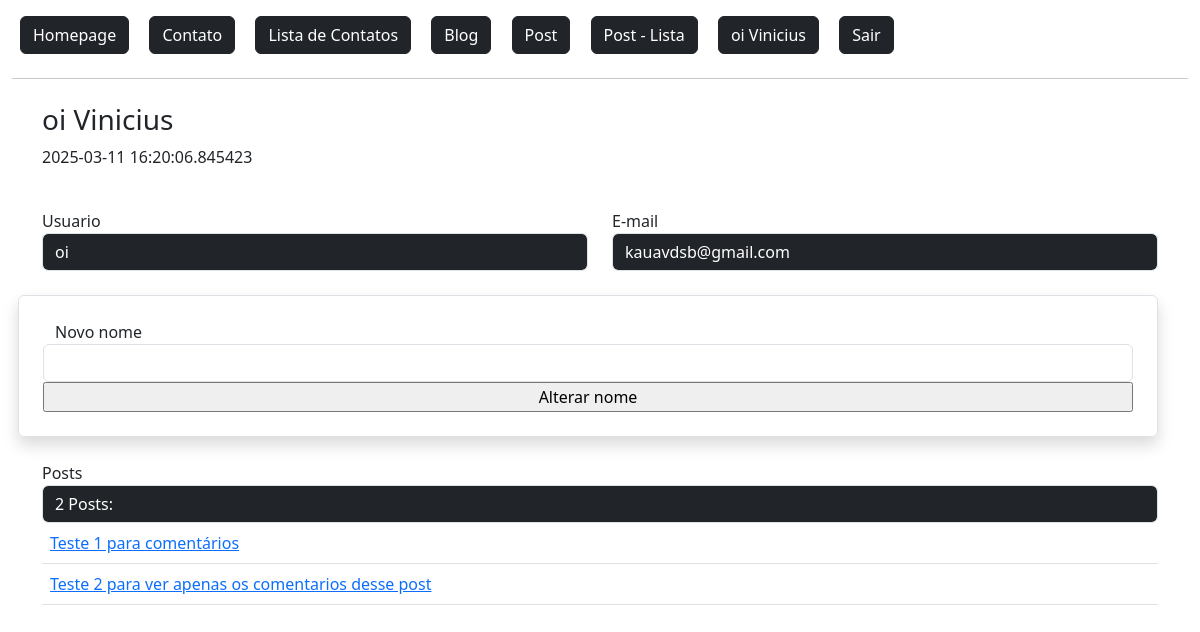
Before: /dashboard/ (signed in) with the older database file.
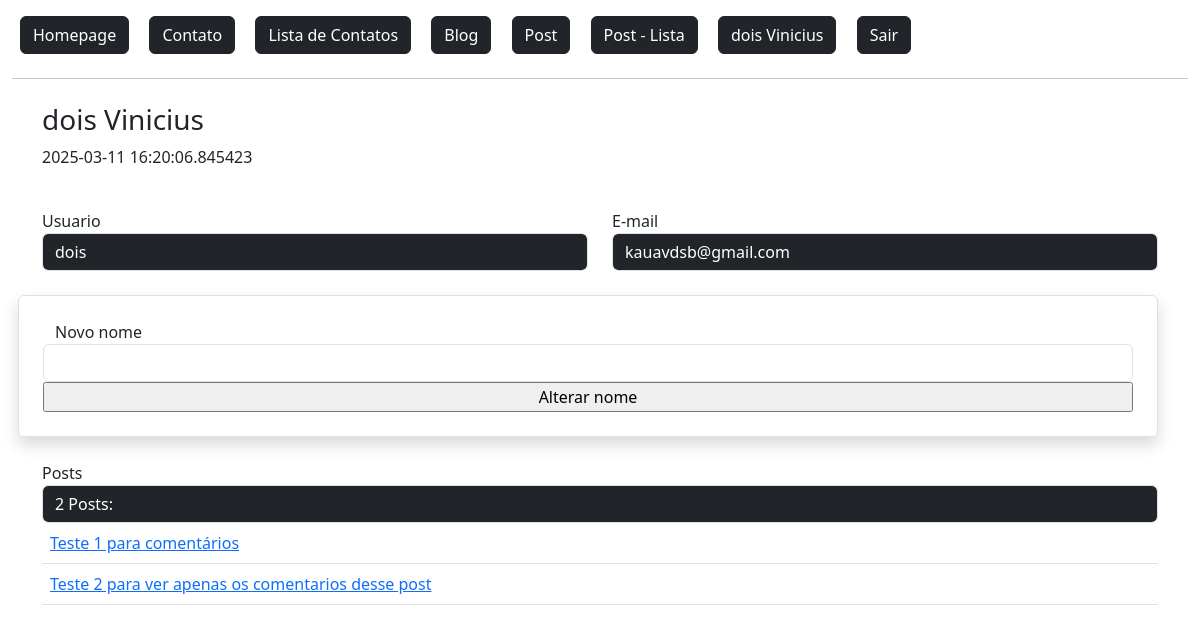
After: the same page with the newer database file.
### flaskLearn/models.py (models this page shows)
class User(db.Model, UserMixin):
    id = db.Column(db.Integer, primary_key=True)
    admin = db.Column(db.Boolean, default=False)
    nome = db.Column(db.String, nullable=True)
    sobrenome = db.Column(db.String, nullable=True)
    email = db.Column(db.String, nullable=True)
    senha = db.Column(db.String, nullable=True)
    data_cadastro = db.Column(db.DateTime, default=datetime.now())
    posts = db.relationship('Post', backref='user', lazy=True) #É a tabela referenciada. (um usuario pode ter varios posts)
    post_comentarios = db.relationship('PostComentarios', backref='user', lazy=True) #É a tabela referenciada. (um usuario pode ter varios posts)

### flaskLearn/routes.py (the view)
@app.route('/dashboard/', methods=['GET', 'POST'])
@login_required                 # Exige login do usuário.
def dashboard():
    lenPosts = len(current_user.posts)
    obj = User.query.get(current_user.id)
    form = AlterUserForm()
    context = {
        'lenPosts': lenPosts
    }
    if form.validate_on_submit():
        form.save()
        return redirect(url_for('dashboard'))
    return render_template('login/dashboard.html', obj=obj, context=context, form=form)

### flaskLearn/forms.py (shortened to what this page needs)
class AlterUserForm(FlaskForm):
    nome = StringField('Novo nome', validators=[DataRequired()])
    btnSubmit = SubmitField('Alterar nome')

### flaskLearn/models.py (called while the page is built)
@login_manager.user_loader # Retorna sessao do usuario no controle de login
def load_user(user_id):
    return User.query.get(user_id)

### flaskLearn/templates/login/dashboard.html (shortened to what this page needs)
{% extends 'baseTemplate/base.html' %}
{% block content %}
{% include 'baseTemplate/nav.html' %}
<div class="container mt-4">
    <div class="row">
        <h3>{{ obj.nome }} {{ obj.sobrenome }}</h3>
        <p>{{ obj.data_cadastro }}</p>
        <div class="col-md-6 mt-4">
            Usuario
            <input type="text" value="{{ obj.nome }}" class="form-control bg-dark text-white" readonly>
        </div>
        <div class="col-md-6 mt-4">
            E-mail
            <input type="text" value="{{ obj.email }}" class="form-control bg-dark text-white" readonly>
        </div>
        <form action="" method="post" class="row mt-4 p-4 rounded border shadow">
            {{ form.nome.label() }}
            {{ form.nome(class="form-control") }}
            {{ form.btnSubmit }}
        </form>
        <div class="col-12 mt-4">
            Posts
            <input type="text" value="{{ context.lenPosts }} Posts:" class="form-control bg-dark text-white" readonly></input>
            <table class="table">
                <tbody>
                    {% for post in range(context.lenPosts) %}<a href="{{ url_for('postDetail', id=post) }}">
                        <tr>
                            <td>
                                <a href="{{ url_for('postDetail', id=post+1) }}">
                                    {{ current_user.posts[post].titulo }}
                                </a>
                            </td>
                        </tr>
                    {% endfor %}
                </tbody>
            </table>
        </div>
    </div>
</div>
{% endblock %}

### flaskLearn/templates/baseTemplate/nav.html
<a href="{{url_for('homepage')}}" class="btn btn-dark m-2">
    Homepage
</a>
<a href="{{url_for('contato')}}" class="btn btn-dark m-2">
    Contato
</a>
<a href="{{url_for('contatoLista')}}" class="btn btn-dark m-2">
    Lista de Contatos
</a>
<a href="{{url_for('editorBlog')}}" class="btn btn-dark m-2">
    Blog
</a>
<a href="{{url_for('postNovo')}}" class="btn btn-dark m-2">
    Post
</a>
<a href="{{url_for('postLista')}}" class="btn btn-dark m-2">
    Post - Lista
</a>
{% if current_user.is_authenticated %}
    <a href="{{ url_for('dashboard') }}" class="btn btn-dark m-2">
        {{ current_user.nome }} {{ current_user.sobrenome }}
    </a>
    <a href="{{ url_for('logout') }}" class="btn btn-dark m-2">
        Sair
    </a>
{% else %}
    <a href="{{url_for('login')}}" class="btn btn-dark m-2">
        Login
    </a>
{% endif %}
<hr>

Changed rows visible on the page:
changed User "Vinicius": nome "oi" → "dois"
